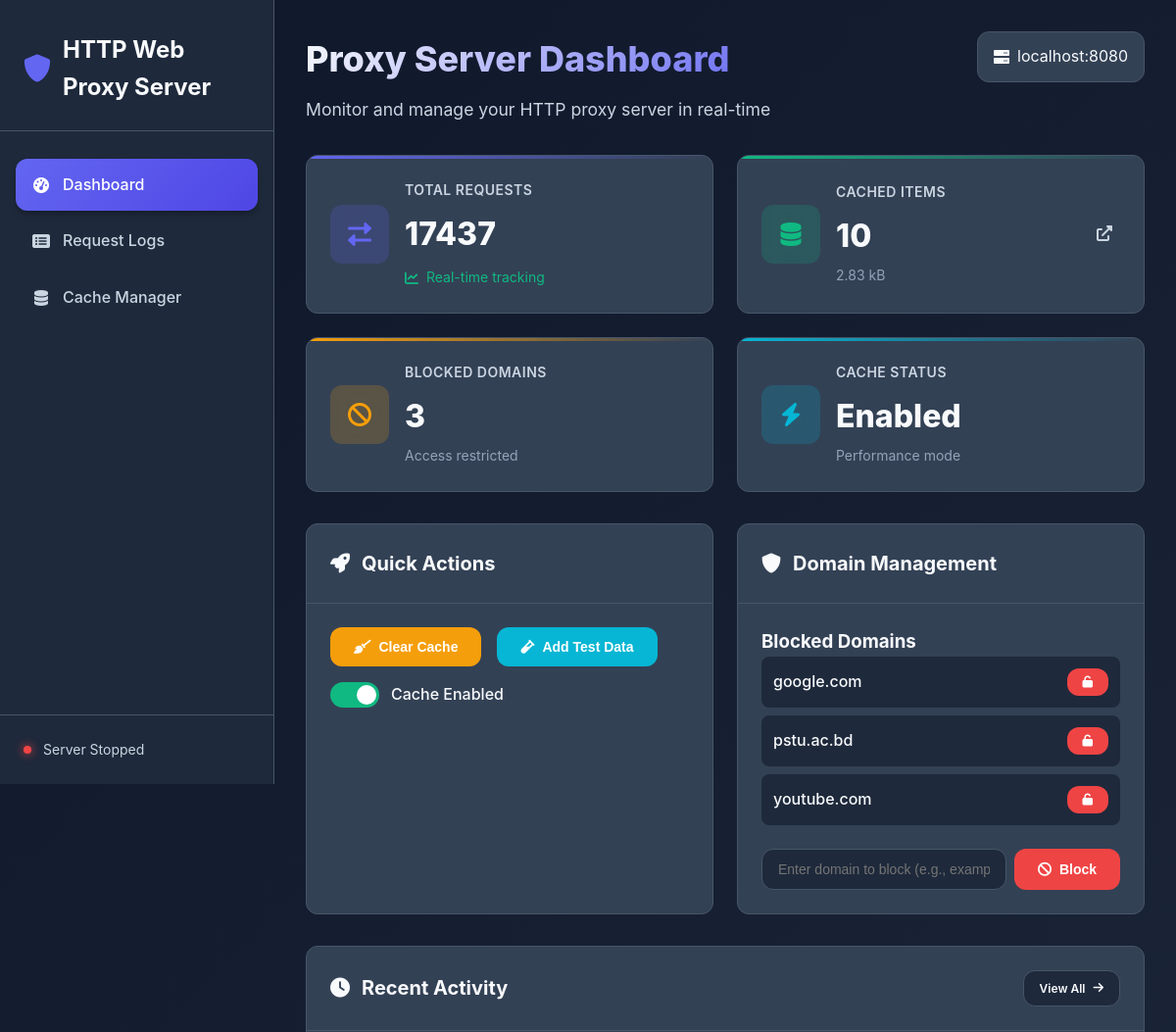
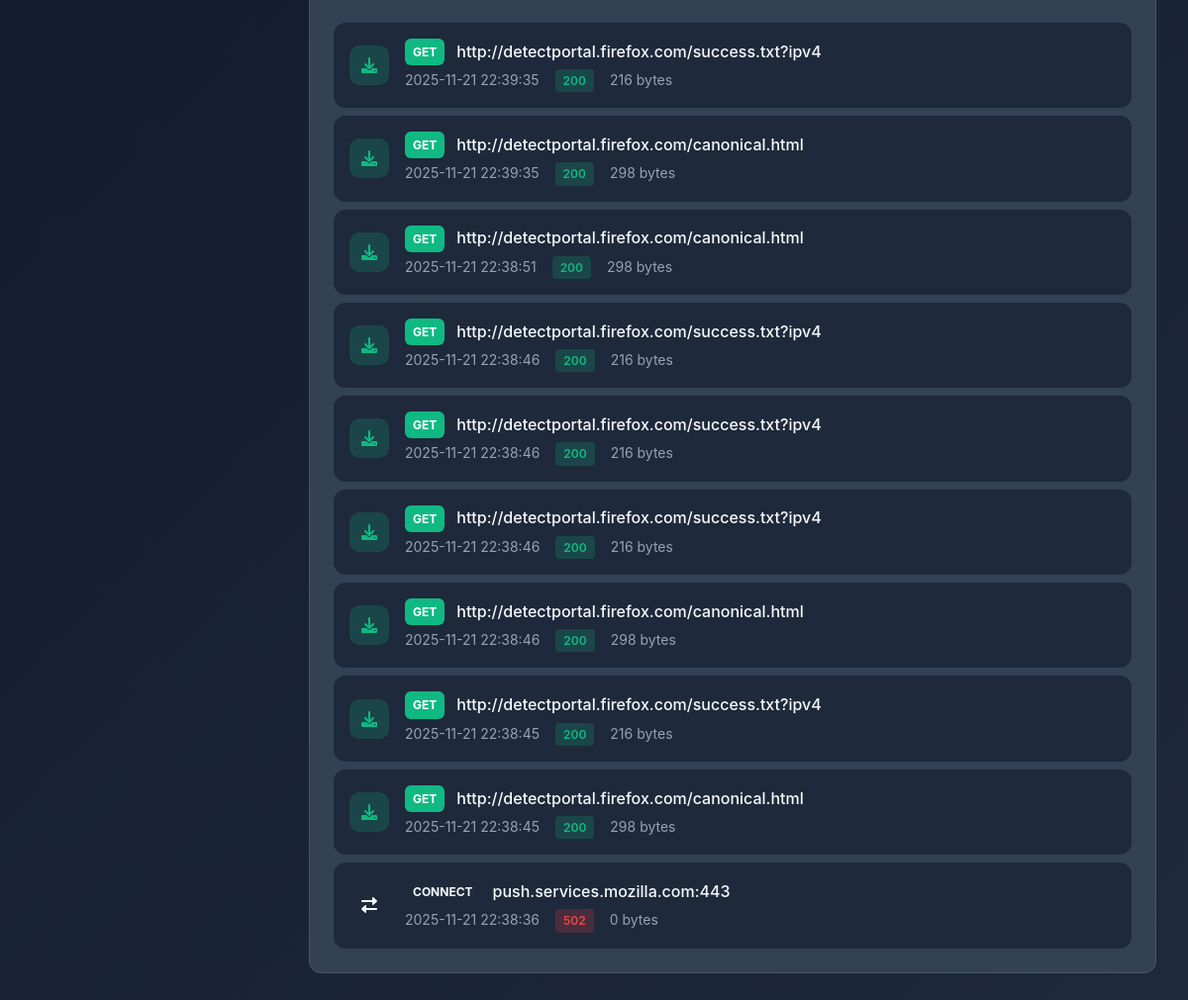
The page / on the database its author committed (2 pictures, top to bottom).
### tables this page shows
CREATE TABLE blocked_domains (
                domain TEXT PRIMARY KEY
            );

CREATE TABLE cache (
                url TEXT PRIMARY KEY,
                response_data BLOB,
                timestamp TEXT,
                content_type TEXT
            );

### web_interface.py (the view)
@app.route('/')
def index():
    if not app.proxy_server:
        return "Proxy server not initialized"
    stats = app.proxy_server.get_stats()
    blocked_domains = list(app.proxy_server.blocked_domains)
    recent_logs = app.proxy_server.get_recent_logs(10)
    cache_stats = app.proxy_server.get_cache_stats()
    return render_template('index.html',
                         stats=stats,
                         blocked_domains=blocked_domains,
                         recent_logs=recent_logs,
                         cache_stats=cache_stats,
                         proxy_server=app.proxy_server)

### proxy_server.py (called while the page is built)
    def get_stats(self):
        cursor = self.conn.cursor()
        cursor.execute("SELECT COUNT(*) FROM request_logs")
        total_requests = cursor.fetchone()[0]
        cursor.execute("SELECT COUNT(*) FROM cache")
        cached_items = cursor.fetchone()[0]
        blocked_count = len(self.blocked_domains)
        return {
            'total_requests': total_requests,
            'cached_items': cached_items,
            'blocked_domains': blocked_count,
            'is_running': self.is_running,
            'server_address': f"{self.host}:{self.port}"
        }

    def get_recent_logs(self, limit=50):
        cursor = self.conn.cursor()
        cursor.execute(
            "SELECT timestamp, client_ip, method, url, status_code, response_size FROM request_logs ORDER BY id DESC LIMIT ?",
            (limit,)
        )
        logs = []
        for row in cursor.fetchall():
            logs.append({
                'timestamp': row[0],
                'client_ip': row[1],
                'method': row[2],
                'url': row[3],
                'status_code': row[4],
                'response_size': row[5]
            })
        return logs

### templates/index.html (shortened to what this page needs)
<!DOCTYPE html>
<html lang="en">
<head>
    <link rel="stylesheet" href="{{ url_for('static', filename='style.css') }}">
    <link href="https://cdnjs.cloudflare.com/ajax/libs/font-awesome/6.0.0/css/all.min.css" rel="stylesheet">
</head>
<body>
    <div class="app-container">
        <nav class="sidebar">
            <div class="sidebar-header">
                <div class="logo">
                    <i class="fas fa-shield-alt"></i>
                    <span>HTTP Web Proxy Server</span>
                </div>
            </div>
            <ul class="sidebar-nav">
                <li class="nav-item active">
                    <a href="{{ url_for('index') }}" class="nav-link">
                        <i class="fas fa-tachometer-alt"></i>
                        <span>Dashboard</span>
                    </a>
                </li>
                <li class="nav-item">
                    <a href="{{ url_for('logs') }}" class="nav-link">
                        <i class="fas fa-list-alt"></i>
                        <span>Request Logs</span>
                    </a>
                </li>
                <li class="nav-item">
                    <a href="{{ url_for('cache_view') }}" class="nav-link">
                        <i class="fas fa-database"></i>
                        <span>Cache Manager</span>
                    </a>
                </li>
            </ul>
            <div class="sidebar-footer">
                <div class="server-status">
                    <div class="status-indicator {{ 'running' if stats.is_running else 'stopped' }}"></div>
                    <span>{{ 'Server Running' if stats.is_running else 'Server Stopped' }}</span>
                </div>
            </div>
        </nav>
        <main class="main-content">
            <header class="content-header">
                <div class="header-left">
                    <h1>Proxy Server Dashboard</h1>
                    <p class="subtitle">Monitor and manage your HTTP proxy server in real-time</p>
                </div>
                <div class="header-right">
                    <div class="server-info">
                        <i class="fas fa-server"></i>
                        <span>{{ stats.server_address }}</span>
                    </div>
                </div>
            </header>
            <div class="stats-grid">
                <div class="stat-card primary">
                    <div class="stat-icon">
                        <i class="fas fa-exchange-alt"></i>
                    </div>
                    <div class="stat-content">
                        <h3>Total Requests</h3>
                        <div class="stat-value">{{ stats.total_requests }}</div>
                        <div class="stat-trend">
                            <i class="fas fa-chart-line"></i>
                            <span>Real-time tracking</span>
                        </div>
                    </div>
                </div>
                <div class="stat-card success">
                    <div class="stat-icon">
                        <i class="fas fa-database"></i>
                    </div>
                    <div class="stat-content">
                        <h3>Cached Items</h3>
                        <div class="stat-value">{{ cache_stats.total_cached }}</div>
                        <div class="stat-subtext">{{ cache_stats.cache_size_kb }} kB</div>
                    </div>
                    <a href="{{ url_for('cache_view') }}" class="stat-action">
                        <i class="fas fa-external-link-alt"></i>
                    </a>
                </div>
                <div class="stat-card warning">
                    <div class="stat-icon">
                        <i class="fas fa-ban"></i>
                    </div>
                    <div class="stat-content">
                        <h3>Blocked Domains</h3>
                        <div class="stat-value">{{ stats.blocked_domains }}</div>
                        <div class="stat-subtext">Access restricted</div>
                    </div>
                </div>
                <div class="stat-card info">
                    <div class="stat-icon">
                        <i class="fas fa-bolt"></i>
                    </div>
                    <div class="stat-content">
                        <h3>Cache Status</h3>
                        <div class="stat-value">{{ 'Enabled' if proxy_server.cache_enabled else 'Disabled' }}</div>
                        <div class="stat-subtext">Performance mode</div>
                    </div>
                </div>
            </div>
            <div class="panels-grid">
                <div class="panel quick-actions">
                    <div class="panel-header">
                        <h2><i class="fas fa-rocket"></i> Quick Actions</h2>
                    </div>
                    <div class="panel-content">
                        <div class="action-buttons">
                            <button id="clearCacheBtn" class="btn btn-warning">
                                <i class="fas fa-broom"></i>
                                Clear Cache
                            </button>
                            <button id="addTestDataBtn" class="btn btn-info">
                                <i class="fas fa-vial"></i>
                                Add Test Data
                            </button>
                            <div class="toggle-group">
                                <label class="toggle-label">
                                    <span class="toggle-slider"></span>
                                    <span class="toggle-text">Cache Enabled</span>
                                </label>
                            </div>
                        </div>
                    </div>
                </div>
                <div class="panel domain-management">
                    <div class="panel-header">
                        <h2><i class="fas fa-shield-alt"></i> Domain Management</h2>
                    </div>
                    <div class="panel-content">
                        <div class="blocked-list">
                            <h3>Blocked Domains</h3>
                            {% if blocked_domains %}
                            <div class="domain-list">
                                {% for domain in blocked_domains %}
                                <div class="domain-item">
                                    <span class="domain-name">{{ domain }}</span>
                                    <button class="btn btn-sm btn-danger unblock-btn" data-domain="{{ domain }}">
                                        <i class="fas fa-unlock"></i>
                                    </button>
                                </div>
                                {% endfor %}
                            </div>
                            {% else %}
                            <div class="empty-state">
                                <i class="fas fa-check-circle"></i>
                                <p>No domains blocked</p>
                            </div>
                            {% endif %}
                        </div>
                        <div class="add-domain-form">
                            <div class="input-group">
                                <input type="text" id="newDomain" placeholder="Enter domain to block (e.g., example.com)" class="form-input">
                                <button id="blockDomainBtn" class="btn btn-danger">
                                    <i class="fas fa-ban"></i>
                                    Block
                                </button>
                            </div>
                        </div>
                    </div>
                </div>
            </div>
            <div class="panel recent-activity">
                <div class="panel-header">
                    <h2><i class="fas fa-clock"></i> Recent Activity</h2>
                    <a href="{{ url_for('logs') }}" class="btn btn-secondary btn-sm">
                        View All
                        <i class="fas fa-arrow-right"></i>
                    </a>
                </div>
                <div class="panel-content">
                    {% if recent_logs %}
                    <div class="activity-list">
                        {% for log in recent_logs %}
                        <div class="activity-item">
                            <div class="activity-icon {{ log.method.lower() }}">
                                <i class="fas fa-{{ 'download' if log.method == 'GET' else 'upload' if log.method == 'POST' else 'exchange-alt' }}"></i>
                            </div>
                            <div class="activity-content">
                                <div class="activity-main">
                                    <span class="activity-method {{ log.method.lower() }}">{{ log.method }}</span>
                                    <span class="activity-url">{{ log.url }}</span>
                                </div>
                                <div class="activity-meta">
                                    <span class="activity-time">{{ log.timestamp }}</span>
                                    <span class="activity-status status-{{ log.status_code // 100 }}">{{ log.status_code }}</span>
                                    <span class="activity-size">{{ log.response_size }} bytes</span>
                                </div>
                            </div>
                        </div>
                        {% endfor %}
                    </div>
                    {% else %}
                    <div class="empty-state">
                        <i class="fas fa-inbox"></i>
                        <p>No recent activity</p>
                        <small>Proxy requests will appear here</small>
                    </div>
                    {% endif %}
                </div>
            </div>
        </main>
    </div>
</body>
</html>

### rows shown on the page
blocked_domains: domain "google.com"
blocked_domains: domain "pstu.ac.bd"
blocked_domains: domain "youtube.com"
cache: method "GET", url "http://detectportal.firefox.com/success.txt?ipv4", timestamp "2025-11-21 22:39:35", status_code "200", response_size "216", timestamp "2025-11-21 22:38:46", timestamp "2025-11-21 22:38:45"
cache: method "GET", url "http://detectportal.firefox.com/canonical.html", timestamp "2025-11-21 22:39:35", status_code "200", response_size "298", timestamp "2025-11-21 22:38:51", timestamp "2025-11-21 22:38:46", timestamp "2025-11-21 22:38:45"

### other values the page prints
{{ 'Server Running' if stats.is_running else 'Server Stopped' }} "Server Stopped"
{{ stats.server_address }} "localhost:8080"
{{ stats.total_requests }} "17437"
{{ cache_stats.total_cached }} "10"
{{ cache_stats.cache_size_kb }} "2.83"
{{ stats.blocked_domains }} "3"
{{ 'Enabled' if proxy_server.cache_enabled else 'Disabled' }} "Enabled"
{{ log.method }} "CONNECT"
{{ log.url }} "push.services.mozilla.com:443"
{{ log.timestamp }} "2025-11-21 22:38:36"
{{ log.status_code }} "502"
{{ log.response_size }} "0"
